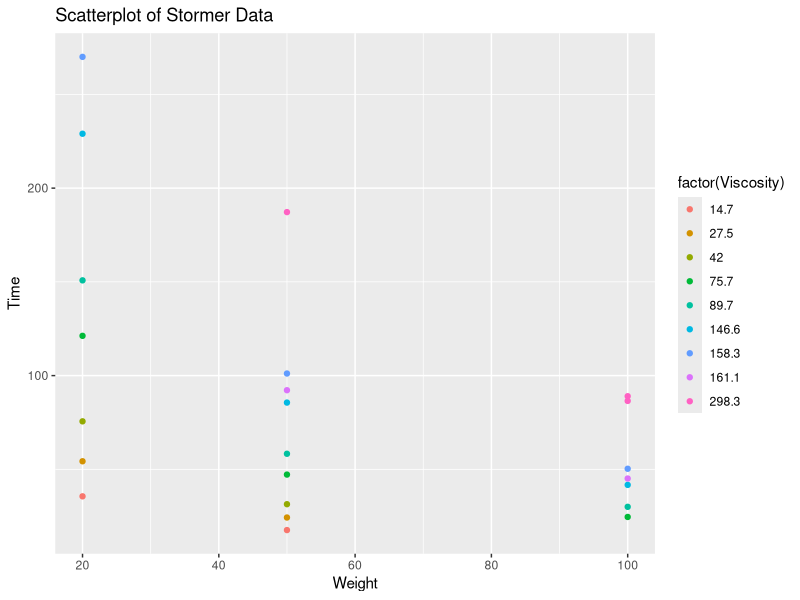
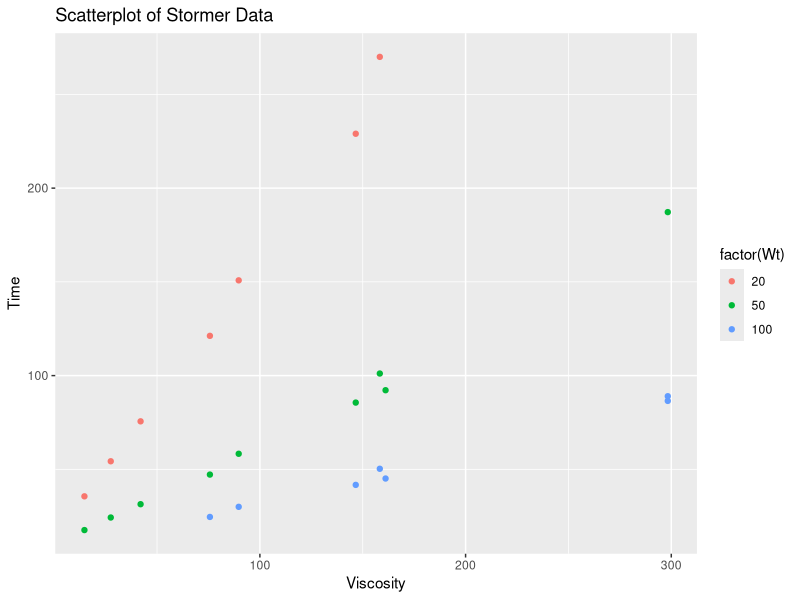
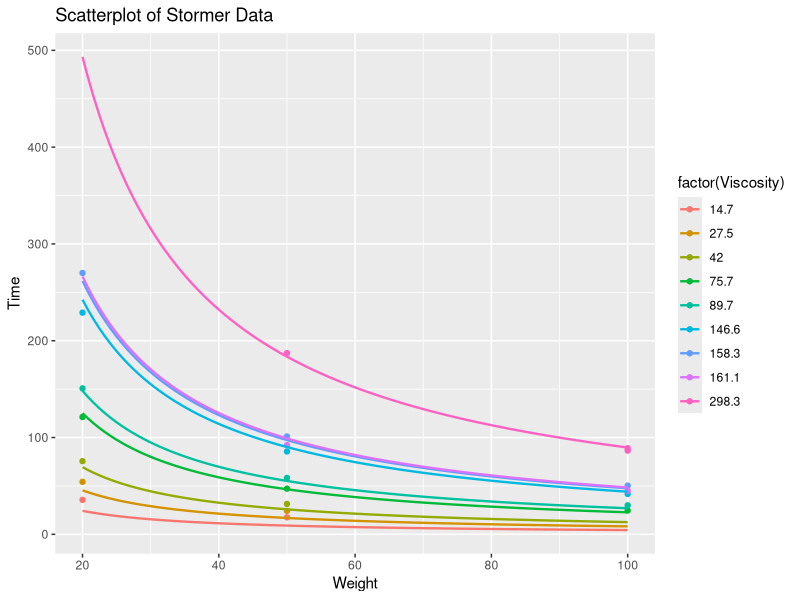
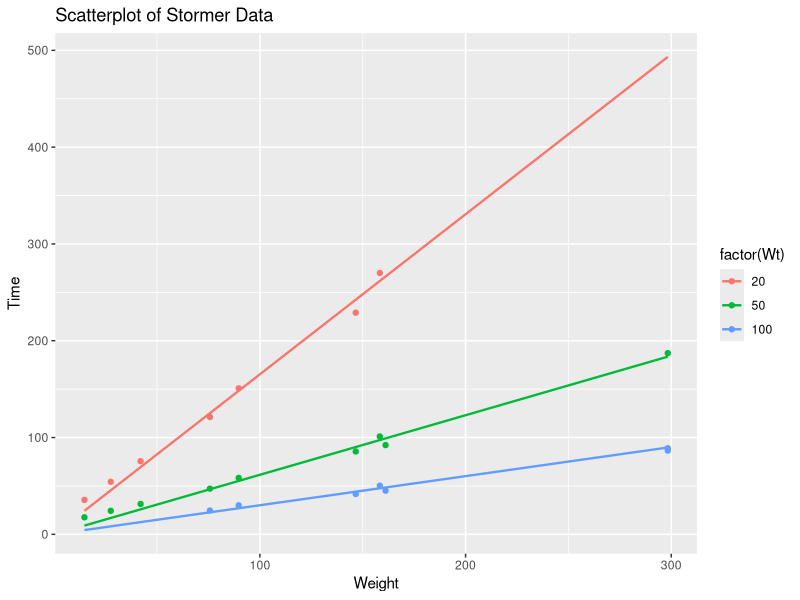
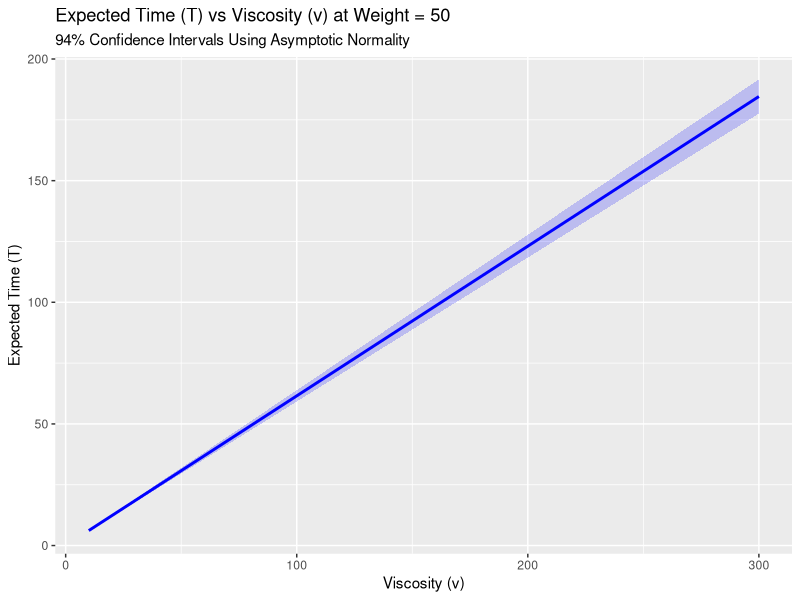
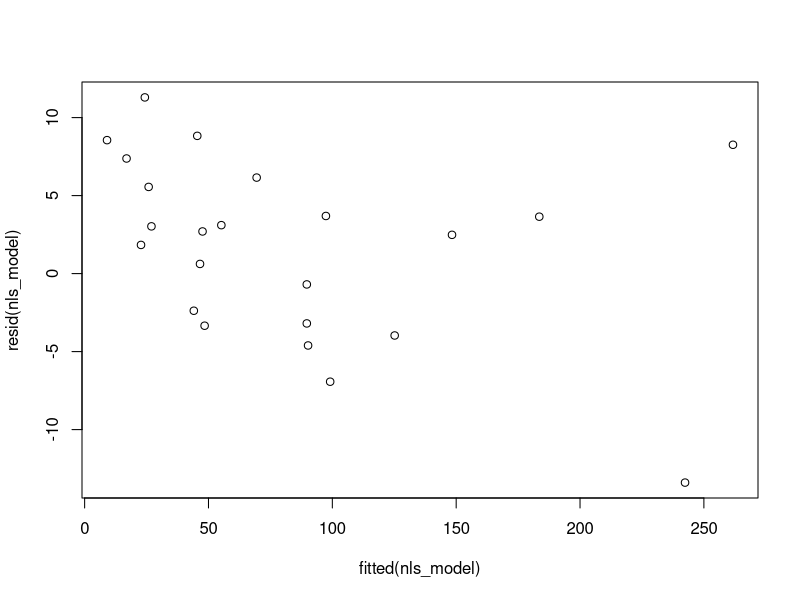
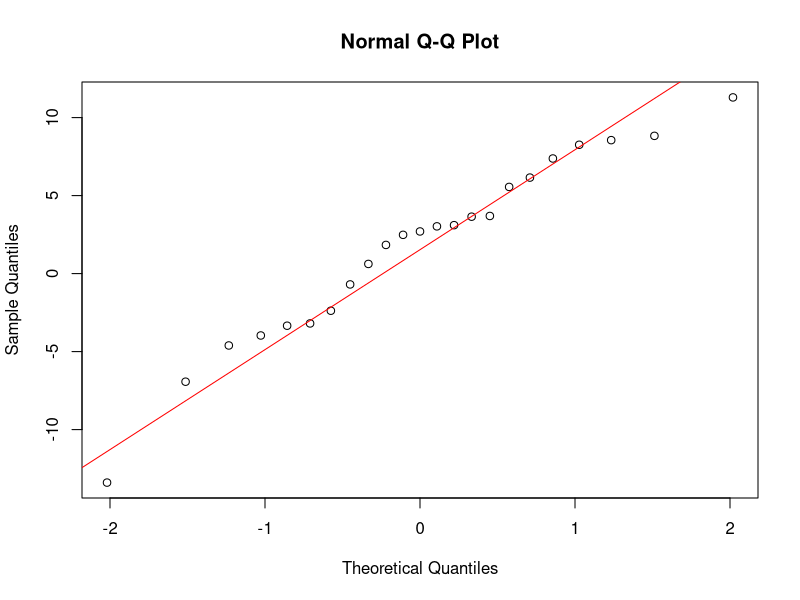
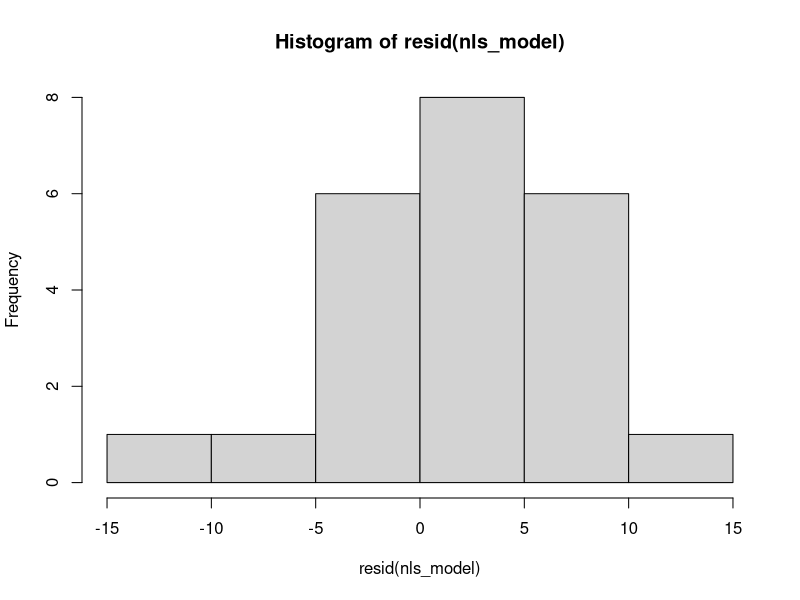

The R script that drew these images, in order:
## ---- chunk 1
titanic = read.table("titanic.txt", header=TRUE)
titanic


## ---- chunk 2
coups = read.table("coups.txt", header=TRUE)
coups$pollib = factor(coups$pollib)
coupsglm = glm(miltcoup ~ oligarchy + pollib + parties + pctvote + popn + size + numelec + numregim, family = poisson, data = coups)
summary(coupsglm)
## ---- chunk 3
summary(glm(miltcoup ~ oligarchy + pollib + parties + pctvote + popn + size + numregim, family = poisson, data = coups))
## ---- chunk 4
summary(glm(miltcoup ~ oligarchy + pollib + parties + pctvote + popn + size, family = poisson, data = coups))
## ---- chunk 5
summary(glm(miltcoup ~ oligarchy + pollib + parties + pctvote + popn, family = poisson, data = coups))
## ---- chunk 6
summary(glm(miltcoup ~ oligarchy + pollib + parties + pctvote, family = poisson, data = coups))
## ---- chunk 7
summary(glm(miltcoup ~ oligarchy + pollib + parties, family = poisson, data = coups))
## ---- chunk 8
coups$pollib = factor(coups$pollib)
coupsglm2 = glm(miltcoup ~ pollib + oligarchy + parties, family = poisson, data = coups)
summary(coupsglm2)

mean_oligarchy <- mean(coups$oligarchy)
mean_parties <- mean(coups$parties)

data_level1 = data.frame(pollib = "0", oligarchy = mean_oligarchy, parties = mean_parties)
data_level2 = data.frame(pollib = "1", oligarchy = mean_oligarchy, parties = mean_parties)
data_level3 = data.frame(pollib = "2", oligarchy = mean_oligarchy, parties = mean_parties)

predict(coupsglm2, data_level1, interval = "prediction")
predict(coupsglm2, data_level2, interval = "prediction")
predict(coupsglm2, data_level3, interval = "prediction")
## ---- chunk 9
library(MASS)
library(ggplot2)

data(stormer)

#Scatterplot of Time vs Weight colored by Viscosity
ggplot(stormer, aes(x = Wt, y = Time, color = factor(Viscosity))) +
  geom_point() +
  labs(x = "Weight", y = "Time", title = "Scatterplot of Stormer Data") 

ggplot(stormer, aes(x = Viscosity, y = Time, color = factor(Wt))) +
  geom_point() +
  labs(x = "Viscosity", y = "Time", title = "Scatterplot of Stormer Data") 
## ---- chunk 10
#Fit linear model for initial parameter estimates
stormer$wT <- stormer$Wt * stormer$Time
init_model <- lm(wT ~ Viscosity + Time, data = stormer)

theta1_init <- coef(init_model)[["Viscosity"]]
theta2_init <- coef(init_model)[["Time"]]

#Nonlinear regression
form = as.formula(Time ~ (theta1 * Viscosity) / (Wt - theta2))
nls_model <- nls(
  form,
  data = stormer,
  start = list(theta1 = theta1_init, theta2 = theta2_init)
)
nls_model

theta_hat <- coef(nls_model)
print(theta_hat)
summary(nls_model)
sigma2_hat <- summary(nls_model)$sigma^2
print(sigma2_hat)
## ---- chunk 11
#Generate predicted values for visualization
pred_grid <- expand.grid(
  Wt = seq(min(stormer$Wt), max(stormer$Wt), length.out = 100),
  Viscosity = unique(stormer$Viscosity)
)

pred_grid$Predicted <- (theta_hat["theta1"] * pred_grid$Viscosity) / 
  (pred_grid$Wt - theta_hat["theta2"])


ggplot(stormer, aes(x = Wt, y = Time, color = factor(Viscosity))) +
  geom_point() +
  geom_line(data = pred_grid, 
    aes(y = Predicted, color = factor(Viscosity)), linewidth = 0.8) +
  labs(x = "Weight", y = "Time", title = "Scatterplot of Stormer Data") 
## ---- chunk 12
#Generate predicted values for visualization
pred_grid <- expand.grid(
#   Wt = seq(min(stormer$Wt), max(stormer$Wt), length.out = 5),
  Wt = unique(stormer$Wt),
  Viscosity = seq(min(stormer$Viscosity), max(stormer$Viscosity), length.out = 300)
)

pred_grid$Predicted <- (theta_hat["theta1"] * pred_grid$Viscosity) / 
  (pred_grid$Wt - theta_hat["theta2"])


ggplot(stormer, aes(x = Viscosity, y = Time, color = factor(Wt))) +
  geom_point() +
  geom_line(data = pred_grid, 
    aes(y = Predicted, color = factor(Wt)), linewidth = 0.8) +
  labs(x = "Weight", y = "Time", title = "Scatterplot of Stormer Data") 
## ---- chunk 13
theta1 <- 25
summary_nls <- summary(nls_model)

print(summary_nls)
print(summary_nls$df)
cov.est = vcov(nls_model)

# Get theta1 estimate and standard error
theta1_est <- coef(nls_model)["theta1"]
theta1_se <- summary_nls$coefficients["theta1", "Std. Error"]

# Residual degrees of freedom (n - p)
df <- summary_nls$df[2]

# Compute 95% confidence interval for theta1
#???????????????????by CI???
lb = theta1_est - qt(0.975, df) * sqrt(cov.est[1,1])
ub = theta1_est + qt(0.975, df) * sqrt(cov.est[1,1])
print(lb)
print(ub)
## ---- chunk 14
#comput by hand????????
confint(nls_model, level = 0.92, method = "asymptotic")
## ---- chunk 15
# Extract parameter estimates and variance-covariance matrix
theta_hat <- coef(nls_model)
vcov_theta <- vcov(nls_model)

# Define grid of viscosity values (v)
v_grid <- seq(10, 300, length.out = 100)
w_fixed <- 50  # Fixed weight

# Compute predictions, gradients, and standard errors
predictions <- data.frame(
  v = v_grid,
  T_hat = (theta_hat["theta1"] * v_grid) / (w_fixed - theta_hat["theta2"])
)

# Compute gradients (partial derivatives)
grad_theta1 <- v_grid / (w_fixed - theta_hat["theta2"])
grad_theta2 <- (theta_hat["theta1"] * v_grid) / (w_fixed - theta_hat["theta2"])^2
grad_matrix <- cbind(grad_theta1, grad_theta2)

# Calculate variance and standard error for each prediction
var_T <- diag(grad_matrix %*% vcov_theta %*% t(grad_matrix))
se_T <- sqrt(var_T)

# Compute 94% confidence intervals (asymptotic z-interval)
predictions$lower <- predictions$T_hat - qt(0.97, df) * se_T
predictions$upper <- predictions$T_hat + qt(0.97, df) * se_T

# Plot
ggplot(predictions, aes(x = v, y = T_hat)) +
  geom_line(color = "blue", linewidth = 1) +
  geom_ribbon(aes(ymin = lower, ymax = upper), alpha = 0.2, fill = "blue") +
  labs(
    title = "Expected Time (T) vs Viscosity (v) at Weight = 50",
    subtitle = "94% Confidence Intervals Using Asymptotic Normality",
    x = "Viscosity (v)", y = "Expected Time (T)"
  )
## ---- chunk 16
## Validity of model assumptions
# residuals against the fitted values
plot(fitted(nls_model), resid(nls_model));
# qq-plot to check normality although normality is not required for nonlin models
qqnorm(resid(nls_model)); qqline(resid(nls_model),col="red") 
hist(resid(nls_model))  
## ---- chunk 17
form2 = as.formula(Time ~ (25 * Viscosity) / (Wt - theta2))
nls_model2 <- nls(
  form2,
  data = stormer,
  ###???redo theta2_init?
  start = list(theta2 = theta2_init)
)
nls_model2
anova(nls_model2, nls_model) # conclusion: reduced model is not adequate
## ---- chunk 18

